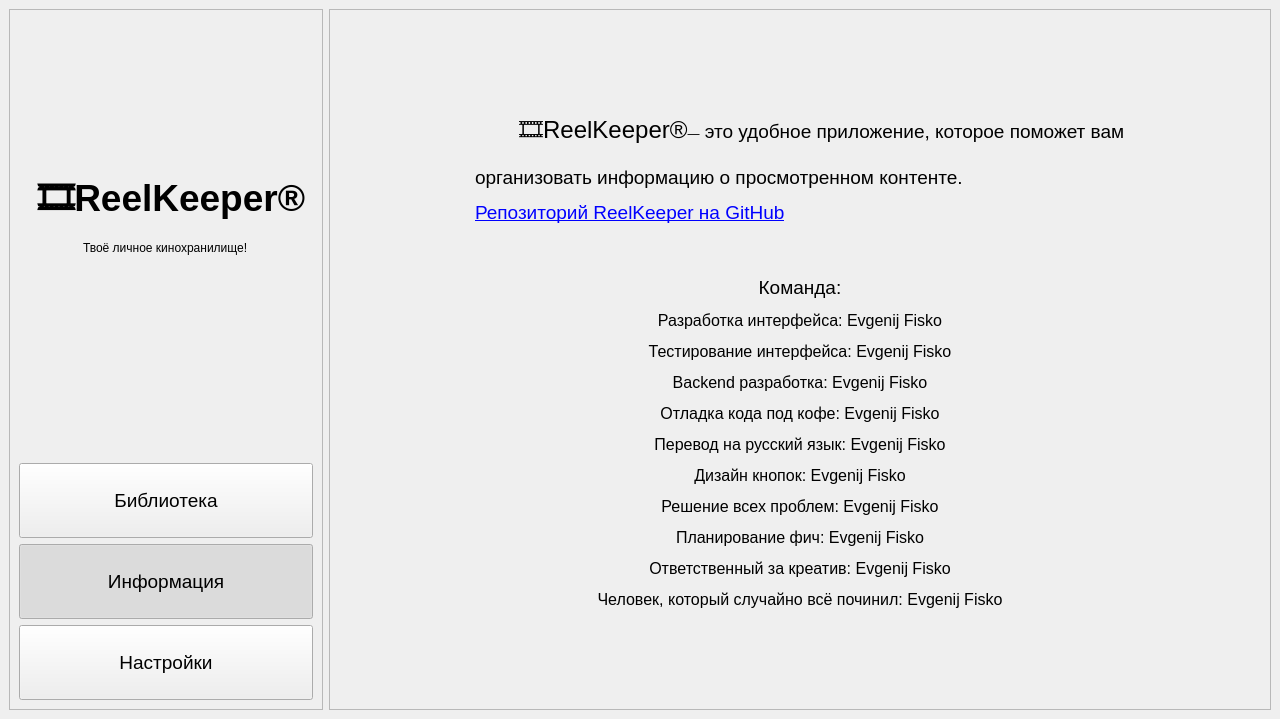
<?xml version="1.0" encoding="UTF-8"?>
<ui version="4.0">
 <class>MainWindow</class>
 <widget class="QMainWindow" name="MainWindow">
  <property name="geometry">
   <rect>
    <x>0</x>
    <y>0</y>
    <width>1280</width>
    <height>719</height>
   </rect>
  </property>
  <property name="windowTitle">
   <string>ReelKeeper</string>
  </property>
  <widget class="QWidget" name="centralwidget">
   <layout class="QHBoxLayout" name="horizontalLayout" stretch="0">
    <item>
     <layout class="QHBoxLayout" name="mainLayout" stretch="1,3">
      <item>
       <widget class="QFrame" name="leftArea">
        <property name="styleSheet">
         <string notr="true"/>
        </property>
        <property name="frameShape">
         <enum>QFrame::StyledPanel</enum>
        </property>
        <property name="frameShadow">
         <enum>QFrame::Raised</enum>
        </property>
        <layout class="QVBoxLayout" name="verticalLayout_3">
         <item>
          <layout class="QVBoxLayout" name="verticalLayout">
           <item alignment="Qt::AlignHCenter|Qt::AlignBottom">
            <widget class="QLabel" name="reelkeeperLogo">
             <property name="font">
              <font>
               <pointsize>28</pointsize>
               <weight>75</weight>
               <bold>true</bold>
              </font>
             </property>
             <property name="text">
              <string> 🎞️ReelKeeper®</string>
             </property>
            </widget>
           </item>
           <item alignment="Qt::AlignHCenter|Qt::AlignTop">
            <widget class="QLabel" name="sloganLabel">
             <property name="text">
              <string>Твоё личное кинохранилище!</string>
             </property>
            </widget>
           </item>
           <item>
            <widget class="QPushButton" name="libButton">
             <property name="sizePolicy">
              <sizepolicy hsizetype="Minimum" vsizetype="Fixed">
               <horstretch>75</horstretch>
               <verstretch>75</verstretch>
              </sizepolicy>
             </property>
             <property name="minimumSize">
              <size>
               <width>75</width>
               <height>75</height>
              </size>
             </property>
             <property name="font">
              <font>
               <pointsize>14</pointsize>
              </font>
             </property>
             <property name="text">
              <string>Библиотека</string>
             </property>
             <property name="icon">
              <iconset>
               <normaloff>../icons/film_frames.png</normaloff>../icons/film_frames.png</iconset>
             </property>
             <property name="iconSize">
              <size>
               <width>24</width>
               <height>24</height>
              </size>
             </property>
            </widget>
           </item>
           <item>
            <widget class="QPushButton" name="helpButton">
             <property name="sizePolicy">
              <sizepolicy hsizetype="Preferred" vsizetype="Fixed">
               <horstretch>0</horstretch>
               <verstretch>0</verstretch>
              </sizepolicy>
             </property>
             <property name="minimumSize">
              <size>
               <width>75</width>
               <height>75</height>
              </size>
             </property>
             <property name="font">
              <font>
               <pointsize>14</pointsize>
              </font>
             </property>
             <property name="text">
              <string>Информация</string>
             </property>
             <property name="icon">
              <iconset>
               <normaloff>../icons/information.png</normaloff>../icons/information.png</iconset>
             </property>
             <property name="iconSize">
              <size>
               <width>24</width>
               <height>24</height>
              </size>
             </property>
             <property name="checkable">
              <bool>true</bool>
             </property>
             <property name="checked">
              <bool>true</bool>
             </property>
            </widget>
           </item>
           <item>
            <widget class="QPushButton" name="settingsButton">
             <property name="minimumSize">
              <size>
               <width>75</width>
               <height>75</height>
              </size>
             </property>
             <property name="font">
              <font>
               <pointsize>14</pointsize>
              </font>
             </property>
             <property name="text">
              <string>Настройки</string>
             </property>
             <property name="icon">
              <iconset>
               <normaloff>../icons/cogwheel.png</normaloff>../icons/cogwheel.png</iconset>
             </property>
             <property name="iconSize">
              <size>
               <width>24</width>
               <height>24</height>
              </size>
             </property>
            </widget>
           </item>
          </layout>
         </item>
        </layout>
       </widget>
      </item>
      <item>
       <widget class="QFrame" name="rightArea">
        <property name="styleSheet">
         <string notr="true"/>
        </property>
        <property name="frameShape">
         <enum>QFrame::StyledPanel</enum>
        </property>
        <property name="frameShadow">
         <enum>QFrame::Raised</enum>
        </property>
        <layout class="QVBoxLayout" name="verticalLayout_2">
         <item>
          <layout class="QVBoxLayout" name="infoLayout">
           <property name="spacing">
            <number>60</number>
           </property>
           <item alignment="Qt::AlignHCenter|Qt::AlignVCenter">
            <widget class="QLabel" name="label">
             <property name="text">
              <string>&lt;html&gt;&lt;head/&gt;&lt;body&gt;&lt;p&gt;&lt;span style=&quot; font-size:18pt;&quot;&gt;ㅤㅤ🎞️ReelKeeper®&lt;/span&gt;—&lt;span style=&quot; font-size:14pt;&quot;&gt; это удобное приложение, которое поможет вам&lt;/span&gt;&lt;/p&gt;&lt;p&gt;&lt;span style=&quot; font-size:14pt;&quot;&gt;организовать информацию о просмотренном контенте.&lt;/span&gt;&lt;/p&gt;&lt;p&gt;&lt;a href=&quot;https://github.com/venterum/ReelKeeper&quot;&gt;&lt;span style=&quot; font-size:14pt; text-decoration: underline; color:#0000ff;&quot;&gt;Репозиторий ReelKeeper на GitHub&lt;/span&gt;&lt;/a&gt;&lt;/p&gt;&lt;p&gt;&lt;br/&gt;&lt;/p&gt;&lt;p align=&quot;center&quot;&gt;&lt;span style=&quot; font-size:14pt;&quot;&gt;Команда:&lt;/span&gt;&lt;/p&gt;&lt;p align=&quot;center&quot;&gt;&lt;span style=&quot; font-size:12pt;&quot;&gt;Разработка интерфейса: Evgenij Fisko&lt;/span&gt;&lt;/p&gt;&lt;p align=&quot;center&quot;&gt;&lt;span style=&quot; font-size:12pt;&quot;&gt;Тестирование интерфейса: Evgenij Fisko&lt;/span&gt;&lt;/p&gt;&lt;p align=&quot;center&quot;&gt;&lt;span style=&quot; font-size:12pt;&quot;&gt;Backend разработка: Evgenij Fisko&lt;/span&gt;&lt;/p&gt;&lt;p align=&quot;center&quot;&gt;&lt;span style=&quot; font-size:12pt;&quot;&gt;Отладка кода под кофе: Evgenij Fisko&lt;/span&gt;&lt;/p&gt;&lt;p align=&quot;center&quot;&gt;&lt;span style=&quot; font-size:12pt;&quot;&gt;Перевод на русский язык: Evgenij Fisko&lt;/span&gt;&lt;/p&gt;&lt;p align=&quot;center&quot;&gt;&lt;span style=&quot; font-size:12pt;&quot;&gt;Дизайн кнопок: Evgenij Fisko&lt;/span&gt;&lt;/p&gt;&lt;p align=&quot;center&quot;&gt;&lt;span style=&quot; font-size:12pt;&quot;&gt;Решение всех проблем: Evgenij Fisko&lt;/span&gt;&lt;/p&gt;&lt;p align=&quot;center&quot;&gt;&lt;span style=&quot; font-size:12pt;&quot;&gt;Планирование фич: Evgenij Fisko&lt;/span&gt;&lt;/p&gt;&lt;p align=&quot;center&quot;&gt;&lt;span style=&quot; font-size:12pt;&quot;&gt;Ответственный за креатив: Evgenij Fisko&lt;/span&gt;&lt;/p&gt;&lt;p align=&quot;center&quot;&gt;&lt;span style=&quot; font-size:12pt;&quot;&gt;Человек, который случайно всё починил: Evgenij Fisko&lt;/span&gt;&lt;/p&gt;&lt;/body&gt;&lt;/html&gt;</string>
             </property>
            </widget>
           </item>
          </layout>
         </item>
        </layout>
       </widget>
      </item>
     </layout>
    </item>
   </layout>
  </widget>
  <widget class="QMenuBar" name="menubar">
   <property name="geometry">
    <rect>
     <x>0</x>
     <y>0</y>
     <width>1280</width>
     <height>21</height>
    </rect>
   </property>
  </widget>
 </widget>
 <resources/>
 <connections/>
</ui>
